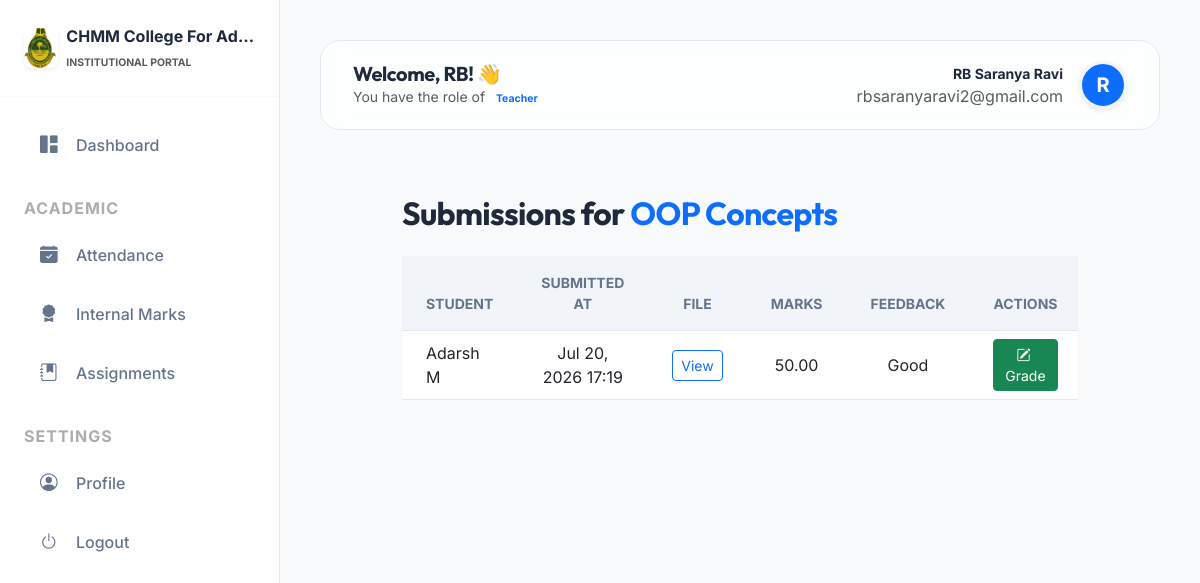
The app's page /management/assignments/2/submissions/ (signed in) with its own data.
### colleges/models.py (models this page shows, shortened)
class College(models.Model):
    STATUS_CHOICES = (
        ('PENDING', 'Pending Approval'),
        ('APPROVED', 'Approved'),
        ('REJECTED', 'Rejected'),
    )
    name = models.CharField(max_length=255)
    slug = models.SlugField(unique=True, blank=True)
    logo = models.ImageField(upload_to='college_logos/', null=True, blank=True)
    theme_color = models.CharField(max_length=7, default='#3b82f6')
    address = models.TextField()
    contact_email = models.EmailField()
    phone_number = models.CharField(max_length=15, blank=True)
    district = models.CharField(max_length=100, blank=True)
    university_affiliation = models.CharField(max_length=500, blank=True, help_text="Comma-separated list of affiliated universities.")
    description = models.TextField(blank=True, help_text="Briefly describe your institution.")
    established_year = models.PositiveIntegerField(null=True, blank=True)
    registration_number = models.CharField(max_length=100, unique=True, null=True)
    website = models.URLField(null=True, blank=True)
    verification_document = models.FileField(upload_to='verification_docs/', null=True, blank=True)
    status = models.CharField(max_length=20, choices=STATUS_CHOICES, default='PENDING')
    rejection_reason = models.TextField(blank=True, null=True, help_text="Reason for rejection, shown to the institution.")
    slug_updated = models.BooleanField(default=False)
    created_at = models.DateTimeField(auto_now_add=True)

### accounts/models.py (models this page shows, shortened)
class CustomUser(AbstractUser):
    ROLES = (
        ('SUPER_ADMIN', 'Super Admin'),
        ('COLLEGE_ADMIN', 'College Admin'),
        ('HOD', 'Head of Department'),
        ('TEACHER', 'Teacher'),
        ('STUDENT', 'Student'),
    )
    username = None
    email = models.EmailField(unique=True)
    role = models.CharField(max_length=20, choices=ROLES, default='STUDENT')
    college = models.ForeignKey(College, on_delete=models.CASCADE, null=True, blank=True, related_name='users')
    objects = CustomUserManager()
    USERNAME_FIELD = 'email'
    REQUIRED_FIELDS = []

### management/models.py (models this page shows, shortened)
class TenantModel(models.Model):
    college = models.ForeignKey(College, on_delete=models.CASCADE)
    created_at = models.DateTimeField(auto_now_add=True)
    updated_at = models.DateTimeField(auto_now=True)
    class Meta:
        abstract = True

class Assignment(TenantModel):
    teacher = models.ForeignKey(TeacherProfile, on_delete=models.CASCADE)
    title = models.CharField(max_length=255)
    description = models.TextField()
    file = models.FileField(upload_to='assignments/')
    deadline = models.DateTimeField()

class Submission(TenantModel):
    assignment = models.ForeignKey(Assignment, on_delete=models.CASCADE, related_name='submissions')
    student = models.ForeignKey(StudentProfile, on_delete=models.CASCADE)
    file = models.FileField(upload_to='submissions/')
    marks = models.DecimalField(max_digits=5, decimal_places=2, null=True, blank=True)
    feedback = models.TextField(blank=True)
    submitted_at = models.DateTimeField(auto_now_add=True)

class StudentProfile(TenantModel):
    user = models.OneToOneField(settings.AUTH_USER_MODEL, on_delete=models.CASCADE, related_name='student_profile')
    profile_photo = models.ImageField(upload_to='students/photos/', null=True, blank=True)
    university_reg_number = models.CharField(max_length=50, blank=True)
    roll_number = models.CharField(max_length=50) # Class Roll Number
    phone_number = models.CharField(max_length=15, blank=True)
    father_name = models.CharField(max_length=100, blank=True)
    mother_name = models.CharField(max_length=100, blank=True)
    address = models.TextField(blank=True)
    date_of_birth = models.DateField(null=True, blank=True)
    ug_marklist = models.FileField(upload_to='students/marks/ug/', null=True, blank=True)
    plus_two_marklist = models.FileField(upload_to='students/marks/plustwo/', null=True, blank=True)
    last_passout_year = models.IntegerField(null=True, blank=True)
    department = models.ForeignKey(Department, on_delete=models.SET_NULL, null=True)
    specialization = models.ForeignKey(Specialization, on_delete=models.SET_NULL, null=True, blank=True)
    academic_class = models.ForeignKey('AcademicClass', on_delete=models.SET_NULL, null=True, blank=True)

### management/views.py (the view)
# urls.py: path('assignments/<int:pk>/submissions/', views.assignment_submissions, name='assignment_submissions'),
@login_required
def assignment_submissions(request, pk):
    if request.user.role not in ['TEACHER', 'HOD']:
        return redirect('dashboard')
    assignment = get_object_or_404(Assignment, pk=pk)
    submissions = Submission.objects.filter(assignment=assignment).select_related('student__user')
    return render(request, 'management/assignment_submissions.html', {
        'assignment': assignment,
        'submissions': submissions,
    })

### management/templates/management/assignment_submissions.html (shortened to what this page needs)
{% extends 'base.html' %}
{% block content %}
<div class="container py-4">
  <div class="row justify-content-center">
    <div class="col-12 col-lg-10">
      <h2 class="fw-bold mb-4">Submissions for <span class="text-primary">{{ assignment.title }}</span></h2>
      {% if submissions %}
        <div class="table-responsive">
          <table class="table table-hover align-middle">
            <thead class="bg-light">
              <tr class="small text-muted text-uppercase fw-bold">
                <th class="px-4 py-3">Student</th>
                <th class="px-4 py-3 text-center">Submitted At</th>
                <th class="px-4 py-3 text-center">File</th>
                <th class="px-4 py-3 text-center">Marks</th>
                <th class="px-4 py-3 text-center">Feedback</th>
                <th class="px-4 py-3 text-end pe-4">Actions</th>
              </tr>
            </thead>
            <tbody>
              {% for sub in submissions %}
                <tr>
                  <td class="px-4 py-3.5">
                    {{ sub.student.user.get_full_name }}
                  </td>
                  <td class="px-4 py-3.5 text-center">
                    {{ sub.submitted_at|date:"M d, Y H:i" }}
                  </td>
                  <td class="px-4 py-3.5 text-center">
                    {% if sub.file %}
                      <a href="{{ sub.file.url }}" class="btn btn-sm btn-outline-primary" target="_blank">View</a>
                    {% else %}
                      <span class="text-muted small">—</span>
                    {% endif %}
                  </td>
                  <td class="px-4 py-3.5 text-center">
                    {% if sub.marks != None %}
                      {{ sub.marks }}
                    {% else %}
                      <span class="text-muted small">Pending</span>
                    {% endif %}
                  </td>
                  <td class="px-4 py-3.5 text-center">
                    {{ sub.feedback|default:"—" }}
                  </td>
                  <td class="px-4 py-3.5 text-end pe-4">
                    <a href="{% url 'grade_submission' sub.id %}" class="btn btn-sm btn-success">
                      <i class="bi bi-pencil-square me-1"></i>Grade
                    </a>
                  </td>
                </tr>
              {% endfor %}
            </tbody>
          </table>
        </div>
      {% else %}
        <div class="alert alert-info border-0" role="alert">
          No submissions have been uploaded for this assignment yet.
        </div>
      {% endif %}
    </div>
  </div>
</div>
{% endblock %}

### templates/base.html (shortened to what this page needs)
{% load static %}
<!DOCTYPE html>
<html lang="en">
<head>
    <link href="https://cdn.jsdelivr.net/npm/bootstrap@5.3.0/dist/css/bootstrap.min.css" rel="stylesheet">
    <link rel="stylesheet" href="https://cdn.jsdelivr.net/npm/bootstrap-icons@1.11.1/font/bootstrap-icons.css">
</head>
<body>
    {% if user.is_authenticated %}
    <aside class="sidebar" id="sidebar">
        <div class="p-4 mb-3 d-flex align-items-center border-bottom border-light">
            {% if request.college.logo %}
            <img src="{{ request.college.logo.url }}" alt="Logo" height="40" class="me-2 rounded-3 shadow-sm">
            {% else %}
            <div class="bg-primary rounded-3 p-2 me-2 shadow-sm"><i class="bi bi-mortarboard-fill text-white fs-5"></i></div>
            {% endif %}
            <div class="overflow-hidden">
                <span class="fs-6 fw-bold text-main d-block text-truncate">{{ request.college.name|default:"Management Panel" }}</span>
                <span class="x-small text-muted text-uppercase fw-bold letter-spacing-1" style="font-size: 0.65rem;">Institutional Portal</span>
            </div>
        </div>
        <nav class="mt-2" style="max-height: calc(100vh - 100px); overflow-y: auto; overflow-x: hidden;">
            {% if user.role == 'SUPER_ADMIN' %}
            <a href="{% url 'college_approval_queue' %}"
                class="nav-link-custom {% if request.resolver_match.url_name == 'college_approval_queue' %}active{% endif %}">
                <i class="bi bi-speedometer2"></i> Management Console
            </a>
            {% else %}
            <a href="{% url 'dashboard' %}"
                class="nav-link-custom {% if request.resolver_match.url_name == 'dashboard' %}active{% endif %}">
                <i class="bi bi-grid-1x2-fill"></i> Dashboard
            </a>
            {% endif %}
            {% if user.role == 'TEACHER' %}
            <div class="px-4 mt-4 mb-2 text-uppercase x-small fw-bold text-muted opacity-50" style="letter-spacing: 1px;">Academic</div>
            <a href="{% url 'mark_attendance' %}" class="nav-link-custom">
                <i class="bi bi-calendar-check-fill"></i> Attendance
            </a>
            <a href="{% url 'internal_marks_list' %}" class="nav-link-custom">
                <i class="bi bi-award-fill"></i> Internal Marks
            </a>
            <a href="{% url 'assignment_list' %}" class="nav-link-custom">
                <i class="bi bi-journal-bookmark-fill"></i> Assignments
            </a>
            {% endif %}
            <div class="px-4 mt-4 mb-2 text-uppercase x-small fw-bold text-muted opacity-50" style="letter-spacing: 1px;">Settings</div>
            <a href="{% url 'edit_profile' %}" class="nav-link-custom {% if 'profile' in request.path %}active{% endif %}">
                <i class="bi bi-person-circle"></i> Profile
            </a>
            <form action="{% url 'logout' %}" method="post" class="m-0">
                <button type="submit" class="nav-link-custom border-0 bg-transparent w-100 text-start">
                    <i class="bi bi-power"></i> Logout
                </button>
            </form>
        </nav>
    </aside>
    {% endif %}
    <main class="{% if user.is_authenticated %}main-content{% endif %}">
        {% if user.is_authenticated %}
        <header class="header-glass animate-up">
            <div class="d-flex align-items-center">
                <div>
                    <h5 class="fw-bold mb-0">Welcome, {{ user.first_name }}! 👋</h5>
                    <p class="text-muted small mb-0 d-none d-md-block">You have the role of <span class="badge bg-primary-soft text-primary rounded-pill">{{ user.get_role_display }}</span></p>
                </div>
            </div>
            <div class="d-flex align-items-center gap-3">
                <div class="d-flex align-items-center gap-3">
                    <div class="text-end d-none d-md-block">
                        <span class="fw-bold d-block small">{{ user.get_full_name }}</span>
                        <span class="text-muted x-small">{{ user.email }}</span>
                    </div>
                    <div class="bg-primary rounded-circle shadow-sm d-flex align-items-center justify-content-center"
                        style="width: 48px; height: 48px; border: 3px solid var(--surface-2);">
                        <span class="fw-bold text-white fs-5">{{ user.first_name|first|upper }}</span>
                    </div>
                </div>
            </div>
        </header>
        {% endif %}
        <div class="container-fluid p-0 animate-up">
            {% block content %}{% endblock %}
        </div>
    </main>
</body>
</html>

### records on screen
College: college.logo (picture), college.name "CHMM College For Ad…"
CustomUser: first_name "RB", role "Teacher", get_full_name "RB Saranya Ravi", email "rbsaranyaravi2@gmail.com", first_name|first "R"
Assignment: title "OOP Concepts"
Submission: student.user.get_full_name "Adarsh M", submitted_at "Jul 20, 2026 17:19", marks "50.00", feedback "Good"
